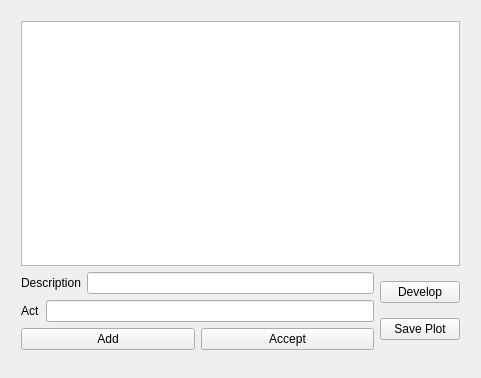
<?xml version="1.0" encoding="UTF-8"?>
<ui version="4.0">
 <class>WriterWindowClass</class>
 <widget class="QWidget" name="WriterWindowClass">
  <property name="geometry">
   <rect>
    <x>0</x>
    <y>0</y>
    <width>481</width>
    <height>378</height>
   </rect>
  </property>
  <property name="windowTitle">
   <string>WriterWindow</string>
  </property>
  <widget class="QWidget" name="">
   <property name="geometry">
    <rect>
     <x>10</x>
     <y>10</y>
     <width>461</width>
     <height>351</height>
    </rect>
   </property>
   <layout class="QVBoxLayout" name="verticalLayout_3">
    <item>
     <widget class="QTableView" name="tableViewIdeas"/>
    </item>
    <item>
     <layout class="QHBoxLayout" name="horizontalLayout_4">
      <item>
       <layout class="QVBoxLayout" name="verticalLayout_2">
        <item>
         <layout class="QVBoxLayout" name="verticalLayout">
          <item>
           <layout class="QHBoxLayout" name="horizontalLayout">
            <item>
             <widget class="QLabel" name="labelDescription">
              <property name="text">
               <string>Description</string>
              </property>
             </widget>
            </item>
            <item>
             <widget class="QLineEdit" name="lineEditDescription"/>
            </item>
           </layout>
          </item>
          <item>
           <layout class="QHBoxLayout" name="horizontalLayout_2">
            <item>
             <widget class="QLabel" name="labelAct">
              <property name="text">
               <string>Act</string>
              </property>
             </widget>
            </item>
            <item>
             <widget class="QLineEdit" name="lineEditAct"/>
            </item>
           </layout>
          </item>
         </layout>
        </item>
        <item>
         <layout class="QHBoxLayout" name="horizontalLayout_3">
          <item>
           <widget class="QPushButton" name="pushButtonAdd">
            <property name="text">
             <string>Add</string>
            </property>
           </widget>
          </item>
          <item>
           <widget class="QPushButton" name="pushButtonAccept">
            <property name="text">
             <string>Accept</string>
            </property>
           </widget>
          </item>
         </layout>
        </item>
       </layout>
      </item>
      <item>
       <layout class="QVBoxLayout" name="verticalLayout_4">
        <item>
         <widget class="QPushButton" name="pushButtonDevelop">
          <property name="text">
           <string>Develop</string>
          </property>
         </widget>
        </item>
        <item>
         <widget class="QPushButton" name="pushButtonSavePlot">
          <property name="text">
           <string>Save Plot</string>
          </property>
         </widget>
        </item>
       </layout>
      </item>
     </layout>
    </item>
   </layout>
  </widget>
 </widget>
 <layoutdefault spacing="6" margin="11"/>
 <resources>
  <include location="WriterWindow.qrc"/>
 </resources>
 <connections/>
</ui>
